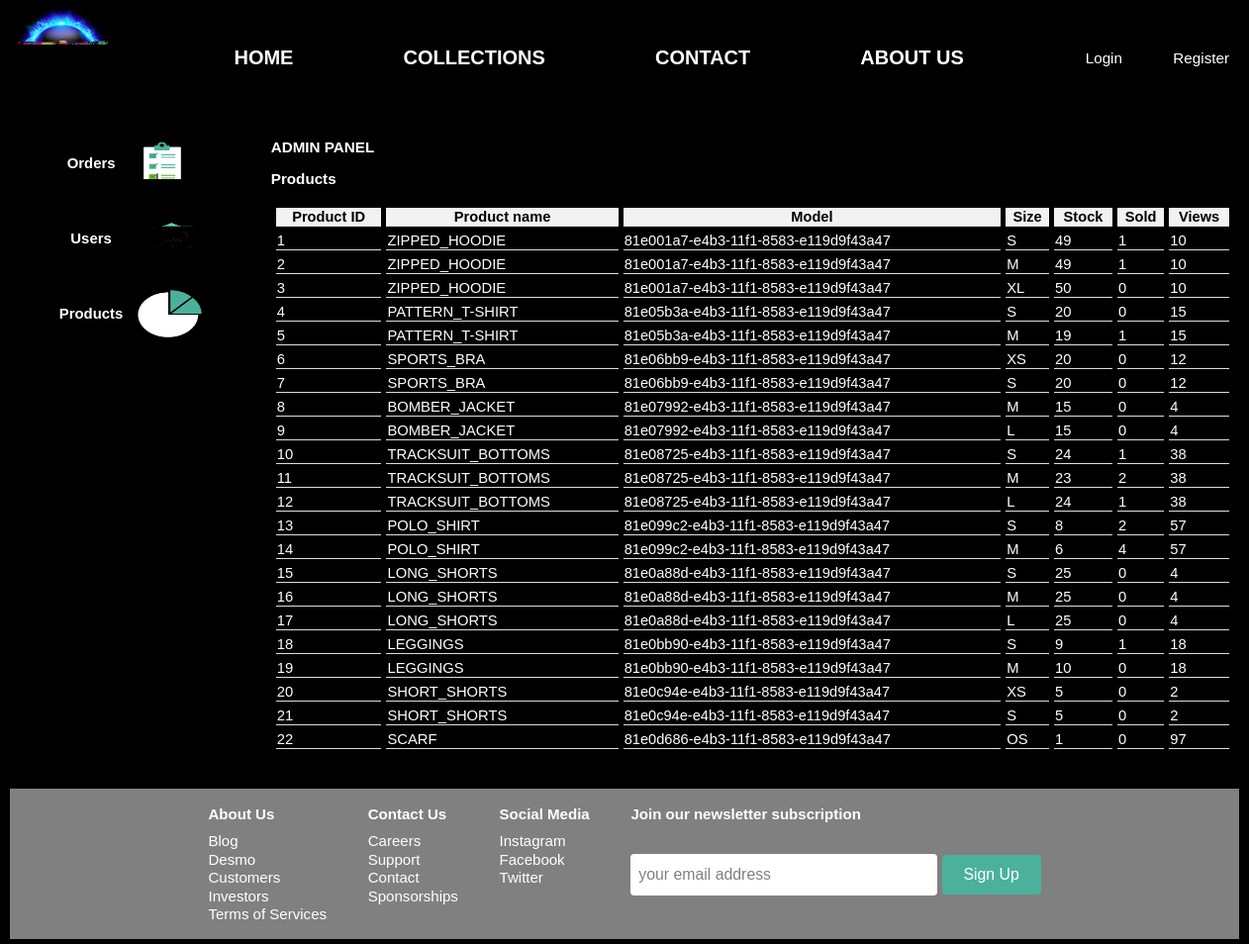
Page /admin/admin.php?admin_tab=products (signed in) on the earlier database version.
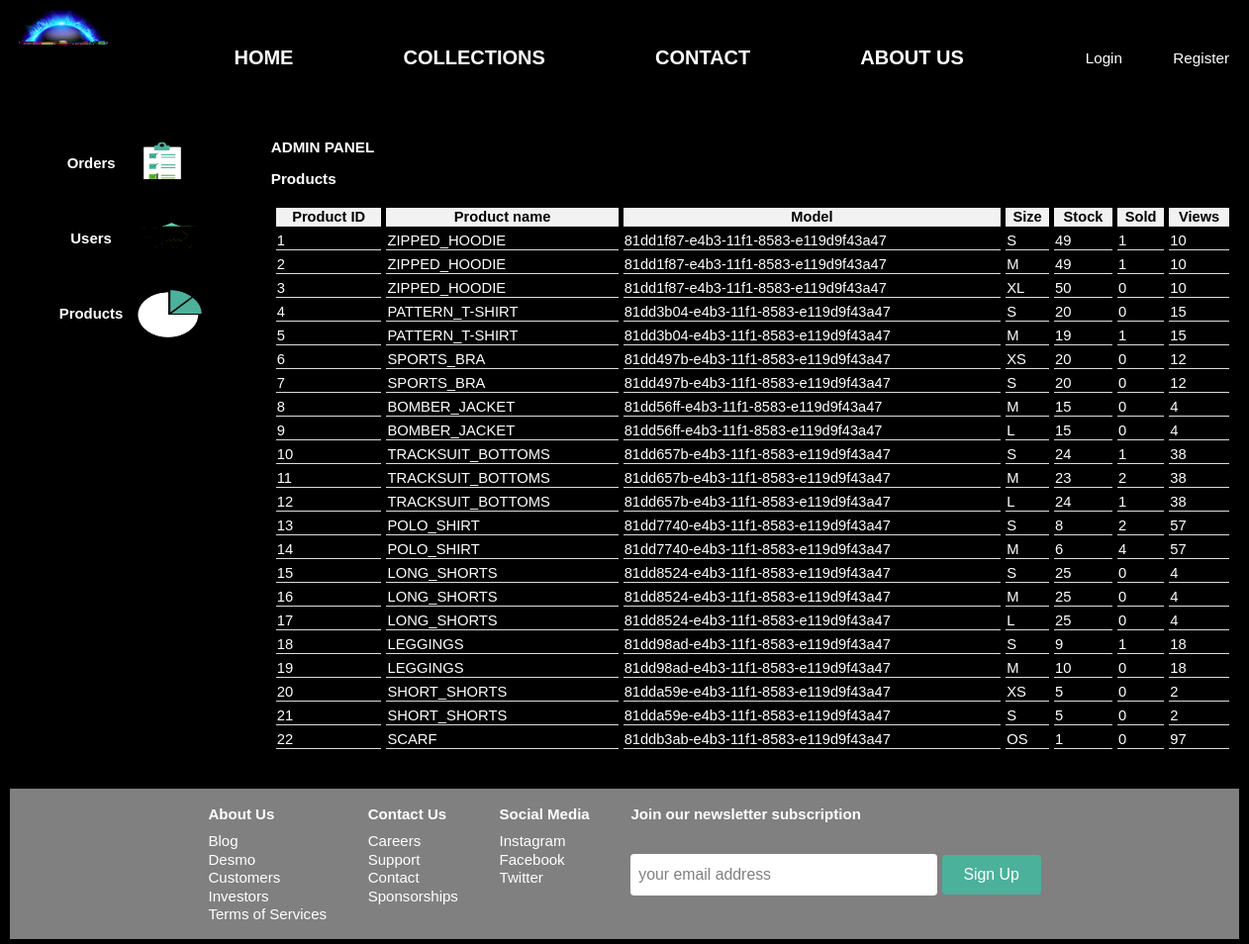
Same page on the later database version.
### tables this page shows
CREATE TABLE products (
    pid SMALLINT UNSIGNED NOT NULL AUTO_INCREMENT,
    model VARCHAR(48) NOT NULL,
    name VARCHAR(128) NOT NULL,
    category VARCHAR(32) NOT NULL,
    color VARCHAR(32),
    size CHAR(3) NOT NULL,                               
    gender CHAR(1) NOT NULL,                             
    price DOUBLE NOT NULL,
    stock INT DEFAULT 0,
    views INT DEFAULT 0,
    bought_all_time BIGINT DEFAULT 0,
    avg_rating DOUBLE DEFAULT 0,
    description TEXT,
    date_time DATETIME DEFAULT NOW(),
    PRIMARY KEY(pid)
);

### admin/scripts/products.php (the view, shortened to what this page needs)
<?php
    $query = "SELECT pid, name, model, size, stock, bought_all_time, views FROM products ORDER BY ";
    if(!isset($_GET['products_sort']))
        $query .=  "pid";
    $sth = $db->prepare($query);
    $sth->execute();
    $products = $sth->fetchAll();
    echo "<table><tr>";
    $headings = array("Product ID", "Product name", "Model", "Size", "Stock", "Sold", "Views");
    $columns = array("pid", "name", "model", "size", "stock", "sold", "views");
    for($i=0;$i<count($headings);$i++)
    {
        echo "<th><a href=\"admin.php?admin_tab=products&products_sort=" . $columns[$i] . "\">" . $headings[$i];
        echo "</a></th>";
    }
    echo "</tr>";
    foreach($products as $tmp)
    {
            echo "<tr>";
            echo "<td>" . $tmp['pid'] . "</td>";
            echo "<td>" . $tmp['name'] . "</td>";
            echo "<td><a href=\"/product/product.php?model=" . $tmp['model'] . "&size=" . $tmp['size'] . "\">" . $tmp['model'] . "</a></td>";
            echo "<td>" . $tmp['size'] . "</td>";
            echo "<td>" . ($tmp['stock'] ? $tmp['stock'] : "Out-of-stock") . "</td>";
            echo "<td>" . $tmp['bought_all_time'] . "</td>";
            echo "<td>" . $tmp['views'] . "</td>";
        echo "</tr>";
    }
    echo "</table>";
?>

Differences in the rows shown:
changed products id 1: model "81e001a7-e4b3-11f1-8583-e119d9f43a47" → "81dd1f87-e4b3-11f1-8583-e119d9f43a47"
changed products id 2: model "81e001a7-e4b3-11f1-8583-e119d9f43a47" → "81dd1f87-e4b3-11f1-8583-e119d9f43a47"
changed products "XL": model "81e001a7-e4b3-11f1-8583-e119d9f43a47" → "81dd1f87-e4b3-11f1-8583-e119d9f43a47"
changed products id 4: model "81e05b3a-e4b3-11f1-8583-e119d9f43a47" → "81dd3b04-e4b3-11f1-8583-e119d9f43a47"
changed products id 5: model "81e05b3a-e4b3-11f1-8583-e119d9f43a47" → "81dd3b04-e4b3-11f1-8583-e119d9f43a47"
changed products id 6: model "81e06bb9-e4b3-11f1-8583-e119d9f43a47" → "81dd497b-e4b3-11f1-8583-e119d9f43a47"
changed products id 7: model "81e06bb9-e4b3-11f1-8583-e119d9f43a47" → "81dd497b-e4b3-11f1-8583-e119d9f43a47"
changed products id 8: model "81e07992-e4b3-11f1-8583-e119d9f43a47" → "81dd56ff-e4b3-11f1-8583-e119d9f43a47"
changed products id 9: model "81e07992-e4b3-11f1-8583-e119d9f43a47" → "81dd56ff-e4b3-11f1-8583-e119d9f43a47"
changed products id 10: model "81e08725-e4b3-11f1-8583-e119d9f43a47" → "81dd657b-e4b3-11f1-8583-e119d9f43a47"
changed products id 11: model "81e08725-e4b3-11f1-8583-e119d9f43a47" → "81dd657b-e4b3-11f1-8583-e119d9f43a47"
changed products id 12: model "81e08725-e4b3-11f1-8583-e119d9f43a47" → "81dd657b-e4b3-11f1-8583-e119d9f43a47"
changed products id 13: model "81e099c2-e4b3-11f1-8583-e119d9f43a47" → "81dd7740-e4b3-11f1-8583-e119d9f43a47"
changed products id 14: model "81e099c2-e4b3-11f1-8583-e119d9f43a47" → "81dd7740-e4b3-11f1-8583-e119d9f43a47"
changed products id 15: model "81e0a88d-e4b3-11f1-8583-e119d9f43a47" → "81dd8524-e4b3-11f1-8583-e119d9f43a47"
changed products id 16: model "81e0a88d-e4b3-11f1-8583-e119d9f43a47" → "81dd8524-e4b3-11f1-8583-e119d9f43a47"
changed products id 17: model "81e0a88d-e4b3-11f1-8583-e119d9f43a47" → "81dd8524-e4b3-11f1-8583-e119d9f43a47"
changed products id 18: model "81e0bb90-e4b3-11f1-8583-e119d9f43a47" → "81dd98ad-e4b3-11f1-8583-e119d9f43a47"
changed products id 19: model "81e0bb90-e4b3-11f1-8583-e119d9f43a47" → "81dd98ad-e4b3-11f1-8583-e119d9f43a47"
changed products id 20: model "81e0c94e-e4b3-11f1-8583-e119d9f43a47" → "81dda59e-e4b3-11f1-8583-e119d9f43a47"
changed products id 21: model "81e0c94e-e4b3-11f1-8583-e119d9f43a47" → "81dda59e-e4b3-11f1-8583-e119d9f43a47"
changed products "SCARF": model "81e0d686-e4b3-11f1-8583-e119d9f43a47" → "81ddb3ab-e4b3-11f1-8583-e119d9f43a47"
